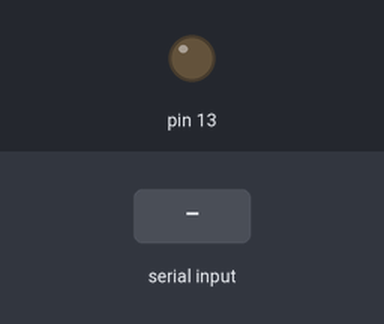
Bench run of a sketch on a simulated Arduino Uno, built with avr-gcc and run on an emulated ATmega328P. Shown: output pins drawn as LEDs (lit = HIGH). The inputs (shaded band) are chosen by the test bench.

Above: at 1.2 s.
1.3 s: "1" received over the second serial link
At 2.0 s:
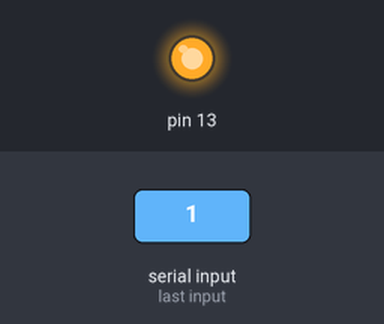
2.8 s: "0" received over the second serial link
At 3.2 s:
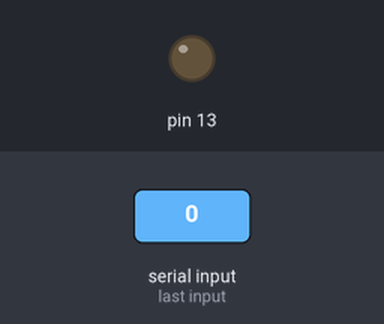
Timing chart, 0 to 5.8 s (numbered marks = the images above; inputs shaded):
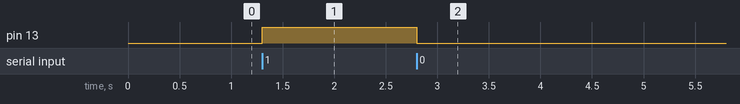

The sketch:

btTest.ino
```cpp
#include <SoftwareSerial.h>
SoftwareSerial btSerial(10, 11); // RX, TX
char Incoming_value = 0;

void setup()
{
  Serial.begin(9600);
  pinMode(13, OUTPUT);
}

void loop(){
  if(btSerial.available() > 0)
  {
    Incoming_value = btSerial.read();
    btSerial.println(Incoming_value);

    if(Incoming_value == '1')
      digitalWrite(13, HIGH);
    else if(Incoming_value == '0')
      digitalWrite(13, LOW);
  }
}
```

Measured:
- after the input at 1.3 s, pin 13: LOW → HIGH at once
- after the input at 2.8 s, pin 13: HIGH → LOW at once
